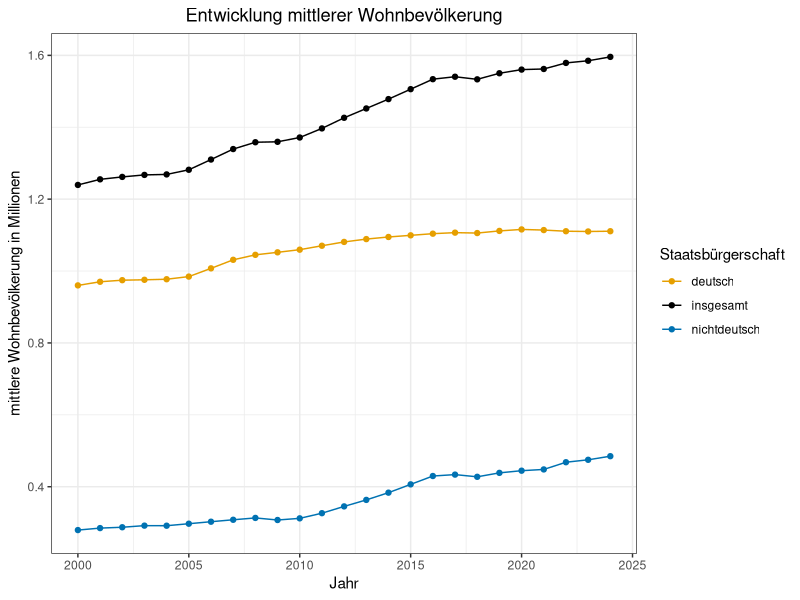
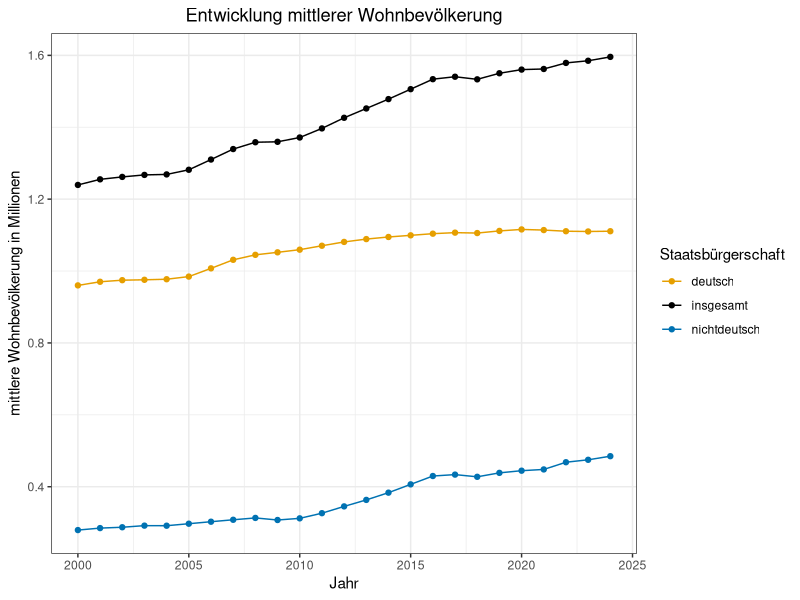

The R source for these figures, in order:
#Prepare for Data
library("ggplot2")
library("tidyverse")
library("tidyr")
library("dplyr")
library("scales")
mnew <- read.csv("Clean_Data/mnew.csv")
bnew <- read.csv("Clean_Data/bnew.csv")

#This plot shows us the changes in München average resident population from 2000 to 2024.
#choose the data only from München
plot1 <- mnew%>%
  filter(Raumbezug == "Stadt München")

p1<-ggplot(plot1, aes(x = Jahr, y = Basiswert.5, color = Ausprägung)) + geom_point() + 
  geom_line() +labs(y = "mittlere Wohnbevölkerung in Millionen", 
                    title = "Entwicklung mittlerer Wohnbevölkerung",
                    color="Staatsbürgerschaft")+
  scale_colour_manual(values = c(deutsch = "#E69F00",
                                 nichtdeutsch = "#0072B2",
                                 insgesamt = "black"))+
  scale_y_continuous(labels = label_number(scale = 1e-6))+ #Population in millions
  theme_bw() + theme(plot.title = element_text(hjust = 0.5)) #Center the title
p1

#save plot
ggsave("Results/p_mittlerer_Wohnbevölkerung.jpg", plot = p1,width = 10, height = 6)
